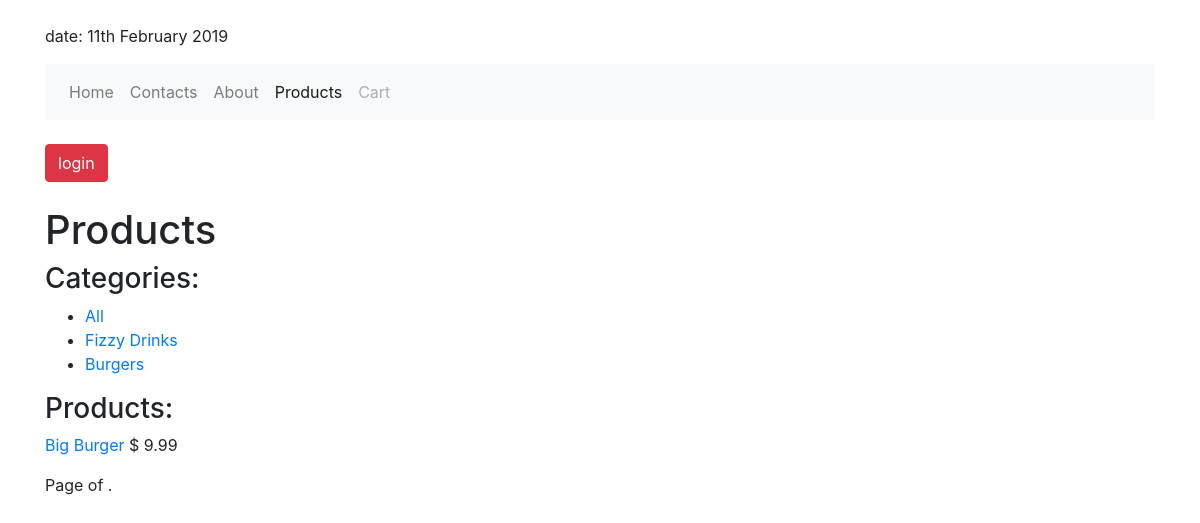
Screenshot of /products/burgers with the database file from the repository.
### products/models.py (models this page shows)
class Category(models.Model):
    category_name = models.CharField(max_length=50, null=True)
    def __str__(self):
        return self.category_name

class Product(models.Model):
    title = models.CharField(max_length=255)
    price = models.DecimalField(max_digits=10000, decimal_places=2)
    image = models.ImageField(
        upload_to='products_img/',
        blank=True,
        null=True
    )
    description = models.TextField(blank=True, null=True)
    category = models.ForeignKey(Category, on_delete=models.CASCADE)
    def get_absolute_url(self):
        return reverse("products:product-details", kwargs={"id": self.id})

### products/views.py (the view)
# urls.py: path('<str:category_name>', products_list_view, name='products-list'),
def products_list_view(request, category_name):
    categories = Category.objects.all()
    user_cart = ShoppingCart.objects.filter(user=request.user.id)
    if category_name == 'all':
        products_list = Product.objects.all()
        paginator = Paginator(products_list, 1)  # Show one on the page
        page = request.GET.get('page')
        products = paginator.get_page(page)
    else:
        category = Category.objects.filter(category_name=category_name)[0]
        products = Product.objects.filter(category=category)
    context = {
        "title": "products",
        "products": products,
        "categories": categories,
        "user_cart": user_cart,
        "all_products": "all"
    }
    return render(request, "products/products_list.html", context)

### shopping_cart/context_processors.py (called while the page is built)
def cart_processor(request):
    if request.user.is_authenticated:
        user_cart = ShoppingCart.objects.filter(user=request.user)
        total_quantity = 0
        for order in user_cart:
            total_quantity += order.quantity
        return {'total_quantity': total_quantity}
    else:
        return {'total_quantity': 0}

### products/templates/products/products_list.html (shortened to what this page needs)
{% extends 'base.html' %}
{% block content %}
    <h1>Products</h1>
    <h3>Categories:</h3>
        <ul>
            <li><a href="{% url 'products:products-list' all_products %}">All</a></li>
            {% for category in categories %}
            <li>
                <a href="{% url 'products:products-list' category %}">{{ category|title }}</a>
            </li>
            {% endfor %}
        </ul>
    <h3>Products:</h3>
    {% for product in products %}
        <p>
            <a href="{{ product.get_absolute_url }}">
                {{ product.title }}
            </a>
            $ {{ product.price }}
        </p>
    {% endfor %}
    <div class="pagination">
        <span class="step-links">
            <span class="current">
                Page {{ products.number }} of {{ products.paginator.num_pages }}.
            </span>
        </span>
    </div>
{% endblock %}

### rows the page displays
Category: category_name "Fizzy Drinks"
Category: category_name "Burgers"
Product: title "Big Burger", price "9.99"
